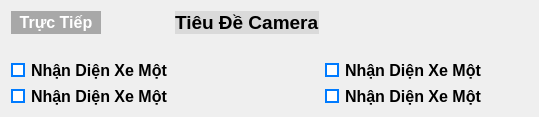
                    <widget class="QWidget" name="tab_20">
                     <attribute name="title">
                      <string>Tab 9</string>
                     </attribute>
                     <layout class="QGridLayout" name="gridLayout_26">
                      <item row="0" column="0">
                       <widget class="QLabel" name="label_46">
                        <property name="maximumSize">
                         <size>
                          <width>90</width>
                          <height>16777215</height>
                         </size>
                        </property>
                        <property name="font">
                         <font>
                          <family>Tahoma</family>
                          <pointsize>12</pointsize>
                          <weight>75</weight>
                          <bold>true</bold>
                         </font>
                        </property>
                        <property name="styleSheet">
                         <string notr="true">color: rgb(255, 255, 255);
background-color: rgb(168,168,168);</string>
                        </property>
                        <property name="text">
                         <string>Trực Tiếp</string>
                        </property>
                        <property name="alignment">
                         <set>Qt::AlignCenter</set>
                        </property>
                       </widget>
                      </item>
                      <item row="0" column="1">
                       <widget class="QLabel" name="label_85">
                        <property name="font">
                         <font>
                          <family>Tahoma</family>
                          <pointsize>14</pointsize>
                          <weight>75</weight>
                          <bold>true</bold>
                         </font>
                        </property>
                        <property name="styleSheet">
                         <string notr="true">background-color: rgb(218, 218, 218);</string>
                        </property>
                        <property name="text">
                         <string>Tiêu Đề Camera</string>
                        </property>
                       </widget>
                      </item>
                      <item row="0" column="3">
                       <widget class="QPushButton" name="pushButton_34">
                        <property name="minimumSize">
                         <size>
                          <width>0</width>
                          <height>0</height>
                         </size>
                        </property>
                        <property name="maximumSize">
                         <size>
                          <width>50</width>
                          <height>16777215</height>
                         </size>
                        </property>
                        <property name="font">
                         <font>
                          <pointsize>8</pointsize>
                         </font>
                        </property>
                        <property name="text">
                         <string/>
                        </property>
                        <property name="icon">
                         <iconset>
                          <normaloff>../icons/close.png</normaloff>../icons/close.png</iconset>
                        </property>
                        <property name="iconSize">
                         <size>
                          <width>18</width>
                          <height>18</height>
                         </size>
                        </property>
                        <property name="flat">
                         <bool>true</bool>
                        </property>
                       </widget>
                      </item>
                      <item row="2" column="0">
                       <widget class="QCheckBox" name="checkBox_69">
                        <property name="font">
                         <font>
                          <family>Tahoma</family>
                          <pointsize>12</pointsize>
                          <weight>75</weight>
                          <bold>true</bold>
                         </font>
                        </property>
                        <property name="styleSheet">
                         <string notr="true">QCheckBox::indicator:checked {
	background-color: #007BFF;
	border: 2px solid #007BFF;
}

QCheckBox::indicator:unchecked {
	background-color: white;
	border: 2px solid #007BFF;
}</string>
                        </property>
                        <property name="text">
                         <string>Nhận Diện Xe Một</string>
                        </property>
                       </widget>
                      </item>
                      <item row="2" column="2">
                       <widget class="QCheckBox" name="checkBox_71">
                        <property name="font">
                         <font>
                          <family>Tahoma</family>
                          <pointsize>12</pointsize>
                          <weight>75</weight>
                          <bold>true</bold>
                         </font>
                        </property>
                        <property name="styleSheet">
                         <string notr="true">QCheckBox::indicator:checked {
	background-color: #007BFF;
	border: 2px solid #007BFF;
}

QCheckBox::indicator:unchecked {
	background-color: white;
	border: 2px solid #007BFF;
}</string>
                        </property>
                        <property name="text">
                         <string>Nhận Diện Xe Một</string>
                        </property>
                       </widget>
                      </item>
                      <item row="3" column="0">
                       <widget class="QCheckBox" name="checkBox_70">
                        <property name="font">
                         <font>
                          <family>Tahoma</family>
                          <pointsize>12</pointsize>
                          <weight>75</weight>
                          <bold>true</bold>
                         </font>
                        </property>
                        <property name="styleSheet">
                         <string notr="true">QCheckBox::indicator:checked {
	background-color: #007BFF;
	border: 2px solid #007BFF;
}

QCheckBox::indicator:unchecked {
	background-color: white;
	border: 2px solid #007BFF;
}</string>
                        </property>
                        <property name="text">
                         <string>Nhận Diện Xe Một</string>
                        </property>
                       </widget>
                      </item>
                      <item row="3" column="2">
                       <widget class="QCheckBox" name="checkBox_72">
                        <property name="font">
                         <font>
                          <family>Tahoma</family>
                          <pointsize>12</pointsize>
                          <weight>75</weight>
                          <bold>true</bold>
                         </font>
                        </property>
                        <property name="styleSheet">
                         <string notr="true">QCheckBox::indicator:checked {
	background-color: #007BFF;
	border: 2px solid #007BFF;
}

QCheckBox::indicator:unchecked {
	background-color: white;
	border: 2px solid #007BFF;
}</string>
                        </property>
                        <property name="text">
                         <string>Nhận Diện Xe Một</string>
                        </property>
                       </widget>
                      </item>
                      <item row="1" column="0" colspan="4">
                       <widget class="QLabel" name="label_60">
                        <property name="text">
                         <string/>
                        </property>
                        <property name="pixmap">
                         <pixmap>../ImageHandler.png</pixmap>
                        </property>
                        <property name="scaledContents">
                         <bool>true</bool>
                        </property>
                       </widget>
                      </item>
                     </layout>
                    </widget>
